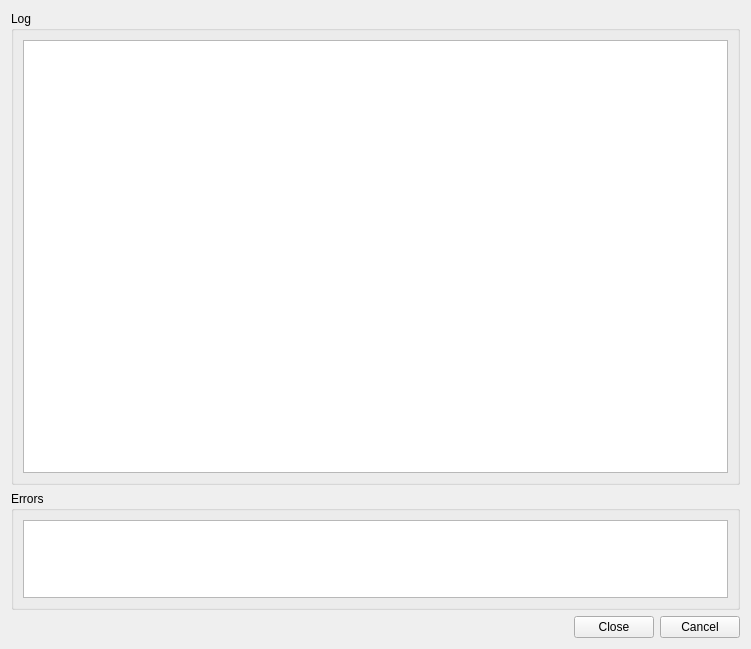
<ui version="4.0" >
 <class>SvnLogDialog</class>
 <widget class="QWidget" name="SvnLogDialog" >
  <property name="geometry" >
   <rect>
    <x>0</x>
    <y>0</y>
    <width>751</width>
    <height>649</height>
   </rect>
  </property>
  <property name="windowTitle" >
   <string>Subversion Log</string>
  </property>
  <layout class="QVBoxLayout" >
   <item>
    <widget class="QGroupBox" name="contentsGroup" >
     <property name="sizePolicy" >
      <sizepolicy vsizetype="Preferred" hsizetype="Preferred" >
       <horstretch>0</horstretch>
       <verstretch>4</verstretch>
      </sizepolicy>
     </property>
     <property name="title" >
      <string>Log</string>
     </property>
     <layout class="QVBoxLayout" >
      <item>
       <widget class="QTextBrowser" name="contents" >
        <property name="focusPolicy" >
         <enum>Qt::NoFocus</enum>
        </property>
        <property name="whatsThis" >
         <string>&lt;b>Subversion Log&lt;/b>&lt;p>This shows the output of the svn log command. By clicking on the links you may show the difference between versions.&lt;/p></string>
        </property>
       </widget>
      </item>
     </layout>
    </widget>
   </item>
   <item>
    <widget class="QGroupBox" name="errorGroup" >
     <property name="sizePolicy" >
      <sizepolicy vsizetype="Expanding" hsizetype="Preferred" >
       <horstretch>0</horstretch>
       <verstretch>1</verstretch>
      </sizepolicy>
     </property>
     <property name="title" >
      <string>Errors</string>
     </property>
     <layout class="QVBoxLayout" >
      <item>
       <widget class="QTextEdit" name="errors" >
        <property name="focusPolicy" >
         <enum>Qt::NoFocus</enum>
        </property>
        <property name="whatsThis" >
         <string>&lt;b>Subversion log errors&lt;/b>&lt;p>This shows possible error messages of the svn log command.&lt;/p></string>
        </property>
        <property name="readOnly" >
         <bool>true</bool>
        </property>
        <property name="acceptRichText" >
         <bool>false</bool>
        </property>
       </widget>
      </item>
     </layout>
    </widget>
   </item>
   <item>
    <widget class="QDialogButtonBox" name="buttonBox" >
     <property name="orientation" >
      <enum>Qt::Horizontal</enum>
     </property>
     <property name="standardButtons" >
      <set>QDialogButtonBox::Cancel|QDialogButtonBox::Close</set>
     </property>
    </widget>
   </item>
  </layout>
 </widget>
 <resources/>
 <connections/>
</ui>
